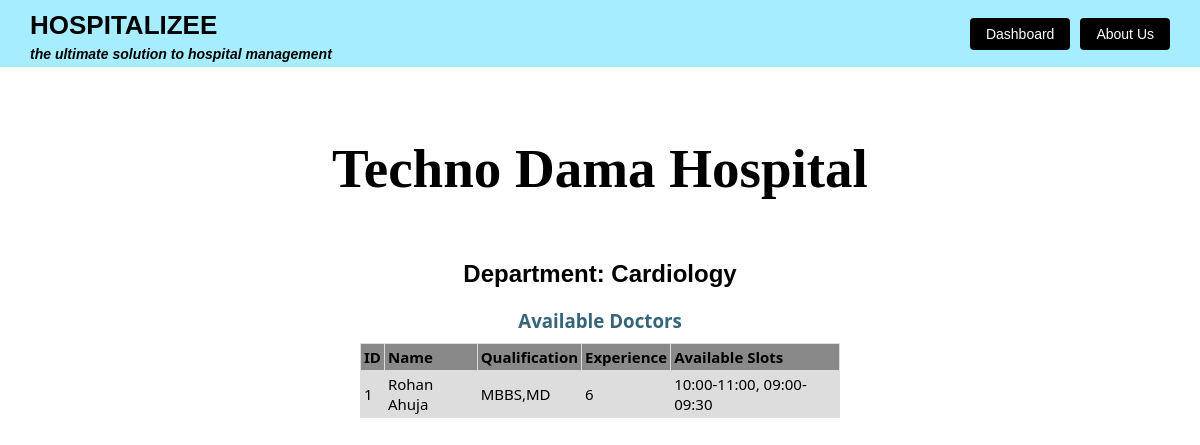
Page /hospital/view-department?h_id=1&dept=Cardiology (signed in) on the committed database.
### app.py (models this page shows)
class Hospital(db.Model):
    id = db.Column(db.Integer, primary_key=True)
    gid = db.Column(db.String(100), unique=True, nullable=False)
    email = db.Column(db.String(100), unique=True, nullable=False)
    password = db.Column(db.String(200), nullable=False)
    name = db.Column(db.String(100), nullable=False)
    address = db.Column(db.String(200), nullable=False)
    telephone = db.Column(db.String(15), nullable=False)
    pincode = db.Column(db.Integer, nullable=False)
    lat = db.Column(db.Float, nullable=True)
    lon = db.Column(db.Float, nullable=True)
    emergency_capacity = db.Column(db.Integer, nullable=False)
    depts = db.Column(JSON, nullable=True)
    cur_emergency_availability = db.Column(db.Integer, nullable=False)
    cur_emergency_doctors = db.Column(JSON, nullable = True)

class Departments(db.Model):
    id = db.Column(db.Integer, primary_key=True)
    name = db.Column(db.String(100), nullable=False, unique=True)

class Doctor(db.Model):
    id = db.Column(db.Integer, primary_key=True)
    name = db.Column(db.String(200), nullable=False)
    department_id = db.Column(db.Integer, db.ForeignKey('departments.id'), nullable=False)
    qualification = db.Column(db.String(200), nullable=False)
    experience = db.Column(db.Integer, nullable=False)
    hospital_id = db.Column(db.Integer, db.ForeignKey('hospital.id'), nullable=False)
    slots = db.Column(JSON, nullable=False, default=list)

### app.py (the view)
@app.route('/hospital/view-department')
def view_departments():
    hosp_id = request.args.get('h_id')
    dept = request.args.get('dept')
    dept_id = (Departments.query.filter(Departments.name==dept).first()).id
    docs = Doctor.query.filter(Doctor.department_id == dept_id, Doctor.hospital_id == hosp_id)
    hospital = Hospital.query.filter_by(id=hosp_id).first()
    return render_template('hospital_dashboard_view_departments.html', docs=docs, dept=dept, hospital=hospital)

### templates/hospital_dashboard_view_departments.html (shortened to what this page needs)
<!DOCTYPE html>
<html lang="en">
<head>
</head>
<body>
    <div class="top-border">
        <div>
            <h1>HOSPITALIZEE</h1>
            <h4>the ultimate solution to hospital management</h4>
        </div>
        <div class="btn-group">
            <a href="/hospital/dashboard?user_id={{ hospital.id }}" class="btn btn-all">Dashboard</a>
            <a href="/about" class="btn btn-all">About Us</a>
        </div>
    </div>
    <div class="login">
        <div class="login-card">
            <div style="margin-top:70px; margin-bottom:60px; color: Black; text-align:center; ">
                <h1 style="font-size:55px; font-family: Times New Roman, serif;">{{ hospital.name }}</h1>
            </div>
            <div style="text-align:center; ">
                <h2>Department: {{ dept }}</h2>
            </div>
            <div id="content" style="padding: 0px 25px; text-align: center">
                <h3 class="headings" style="margin-bottom: 10px; color:#346578; font-family: system-ui;" >Available Doctors</h3>
            </div>
            <div id="table" style="display:flex; justify-content:center;">
                <table class="table" style="width: 40%;">
                    <tr style="font-family: system-ui;">
                        <th scope="col">ID</th>
                        <th scope="col">Name</th>
                        <th scope="col">Qualification</th>
                        <th scope="col">Experience</th>
                        <th scope="col">Available Slots</th>
                    </tr>
                    {% for doc in docs %}
                        <tr>
                            <td scope="col">{{ doc.id }}</td>
                            <td scope="col">{{ doc.name }}</td>
                            <td scope="col">{{ doc.qualification }}</td>
                            <td scope="col">{{ doc.experience }}</td>
                            <td scope="col">{{ doc.slots | join(', ') }}</td>
                        </tr>
                    {% endfor %}
                </table>
            </div>
        </div>
    </div>
</body>
</html>

### templates/hospital_dashboard_view_departments.html (style rules this page uses)
body { margin: 0; font-family: Arial, sans-serif; }
.top-border { border-top: 0px solid #077cf0; background-color: #a5edff; padding: 5px 30px; display: flex; align-items: center; justify-content: space-between; }
.top-border h1 { margin: 5px 0; font-size: 26px; font-weight: bold; color: #000000; }
.top-border h4 { margin: 0; font-size: 14px; font-style: italic; color: #000000; }
.btn-group { display: flex; gap: 10px; }
.btn { padding: 8px 16px; text-decoration: none; border: none; background-color: #2c3e50; color: white; font-size: 14px; cursor: pointer; border-radius: 4px; }
.btn-all { background-color: black; }
table { font-family: system-ui; border-collapse: collapse; width: 40%; font-size: 15px; }
td, th { border: 1px solid #dddddd; text-align: left; padding: 3px; }
th { background-color: #8a8989ff; }
tr { background-color: #dddddd; }

### rows in the picture
Hospital: name "Techno Dama Hospital"
Departments: name "Cardiology"
Doctor: id "1", name "Rohan Ahuja", qualification "MBBS,MD", experience "6", slots "10:00-11:00, 09:00-09:30"
